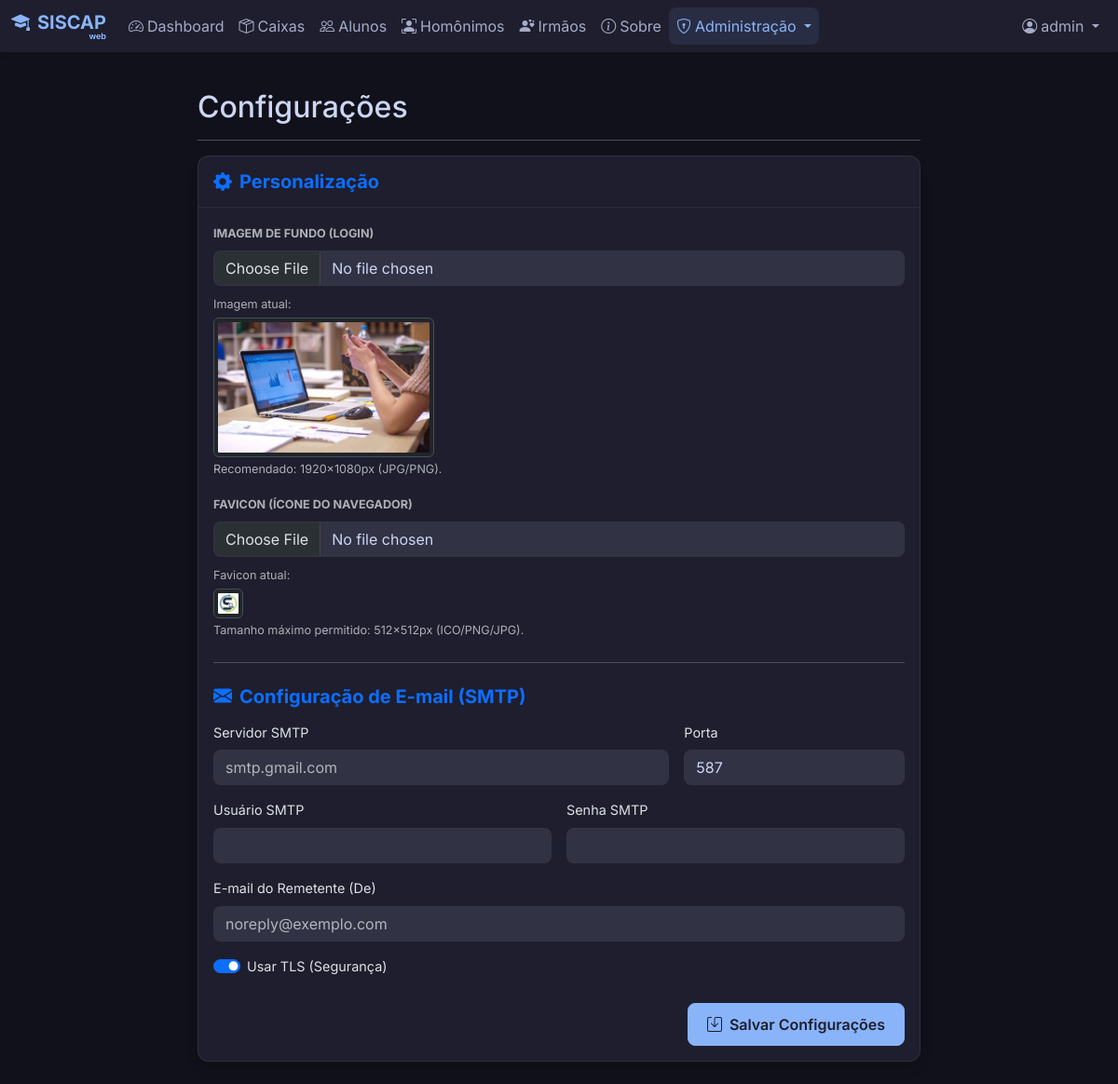
The app's page /configuracoes (signed in) with its own data.
### models.py (models this page shows, shortened)
class User(UserMixin, db.Model):
    id = db.Column(db.Integer, primary_key=True)
    username = db.Column(db.String(80), unique=True, nullable=False)
    full_name = db.Column(db.String(120), nullable=True) # "Nome"
    cpf = db.Column(db.String(14), unique=True, nullable=True) # Formatted CPF 000.000.000-00
    email = db.Column(db.String(120), unique=True, nullable=True)
    password_hash = db.Column(db.String(200), nullable=False)
    role = db.Column(db.String(20), default='Usuário')
    active = db.Column(db.Boolean, default=True)

class SystemConfig(db.Model):
    id = db.Column(db.Integer, primary_key=True)
    smtp_server = db.Column(db.String(120), nullable=True)
    smtp_port = db.Column(db.Integer, default=587)
    smtp_username = db.Column(db.String(120), nullable=True)
    smtp_password = db.Column(db.String(120), nullable=True)
    smtp_use_tls = db.Column(db.Boolean, default=True)
    smtp_sender_email = db.Column(db.String(120), nullable=True)
    login_image = db.Column(db.String(200), nullable=True) # Path relative to static folder (e.g. 'img/login_bg.jpg')
    favicon_path = db.Column(db.String(200), nullable=True) # Path relative to static folder

### app.py (the view, shortened to what this page needs)
@app.route('/configuracoes', methods=['GET', 'POST'])
@login_required
def configuracoes():
    config = SystemConfig.query.first()
    if not config:
        config = SystemConfig()
        db.session.add(config)
        db.session.commit()
    return render_template('configuracoes.html', config=config)

### app.py (called while the page is built)
def create_app(config_class=DevelopmentConfig):
    if os.environ.get('FLASK_ENV') == 'production':
        config_class = ProductionConfig
    app = Flask(__name__)
    app.config.from_object(config_class)
    app.config['PERMANENT_SESSION_LIFETIME'] = timedelta(minutes=10)
    db.init_app(app)
    login_manager = LoginManager()
    login_manager.login_view = 'login'
    login_manager.login_message = 'Por favor, faça login para acessar esta página.'
    login_manager.login_message_category = 'info'
    login_manager.init_app(app)
    @login_manager.user_loader
    def load_user(user_id):
        return User.query.get(int(user_id))
    return app, login_manager

@app.context_processor
def inject_system_config():
    return dict(system_config=SystemConfig.query.first())

@app.before_request
def check_session_timeout():
    if current_user.is_authenticated:
        session.permanent = True
        last_activity = session.get('last_activity')
        if last_activity:
            last_activity_time = datetime.fromisoformat(last_activity)
            now = datetime.now()
            if now - last_activity_time > timedelta(minutes=10):
                logout_user()
                session.clear()
                flash('Sua sessão expirou por inatividade. Por favor, faça login novamente.', 'warning')
                return redirect(url_for('login'))
        session['last_activity'] = datetime.now().isoformat()

@app.before_request
def check_admin_access():
    admin_routes = ['/usuarios', '/configuracoes', '/importacoes', '/auditoria', '/usuarios/gerenciar']
    if request.path in admin_routes or request.path.startswith('/usuarios/'):
        if current_user.is_authenticated and current_user.role != 'Administrador':
            flash('Acesso negado. Apenas administradores podem acessar esta área.', 'error')
            return redirect(url_for('dashboard'))

### templates/configuracoes.html (shortened to what this page needs)
{% extends 'base.html' %}
{% block content %}
<div style="font-size: 0.9rem;">
    <div class="row justify-content-center">
        <div class="col-md-8">
            <div
                class="d-flex justify-content-between flex-wrap flex-md-nowrap align-items-center pt-3 pb-2 mb-3 border-bottom">
                <h1 class="h2">Configurações</h1>
            </div>
            <div class="card shadow-sm border-0 mb-4">
                <div class="card-header bg-transparent py-3">
                    <h5 class="card-title fw-bold mb-0 text-primary">
                        <i class="bi bi-gear-fill me-2"></i>Personalização
                    </h5>
                </div>
                <div class="card-body">
                    <form action="{{ url_for('configuracoes') }}" method="POST" enctype="multipart/form-data">
                        <div class="mb-3">
                            <label for="login_image" class="form-label fw-bold small text-muted text-uppercase">Imagem
                                de
                                Fundo (Login)</label>
                            <input class="form-control" type="file" id="login_image" name="login_image"
                                accept="image/*">
                            {% if config.login_image %}
                            <div class="mt-2">
                                <small class="text-muted">Imagem atual:</small>
                                <img src="{{ url_for('static', filename=config.login_image) }}" alt="Preview"
                                    class="img-thumbnail d-block mt-1" style="max-height: 150px;">
                            </div>
                            {% endif %}
                            <div class="form-text">Recomendado: 1920x1080px (JPG/PNG).</div>
                        </div>
                        <div class="mb-3">
                            <label for="favicon" class="form-label fw-bold small text-muted text-uppercase">
                                Favicon (Ícone do Navegador)
                            </label>
                            <input class="form-control" type="file" id="favicon" name="favicon"
                                accept=".ico,.png,.jpg,.jpeg">
                            {% if config.favicon_path %}
                            <div class="mt-2">
                                <small class="text-muted">Favicon atual:</small>
                                <img src="{{ url_for('static', filename=config.favicon_path) }}" alt="Favicon"
                                    class="img-thumbnail d-block mt-1" style="width: 32px; height: 32px;">
                            </div>
                            {% endif %}
                            <div class="form-text">Tamanho máximo permitido: 512x512px (ICO/PNG/JPG).</div>
                        </div>
                        <hr class="my-4">
                        <h5 class="card-title fw-bold mb-3 text-primary">
                            <i class="bi bi-envelope-fill me-2"></i>Configuração de E-mail (SMTP)
                        </h5>
                        <div class="row g-3">
                            <div class="col-md-8">
                                <label for="smtp_server" class="form-label">Servidor SMTP</label>
                                <input type="text" class="form-control" id="smtp_server" name="smtp_server"
                                    value="{{ config.smtp_server or '' }}" placeholder="smtp.gmail.com">
                            </div>
                            <div class="col-md-4">
                                <label for="smtp_port" class="form-label">Porta</label>
                                <input type="number" class="form-control" id="smtp_port" name="smtp_port"
                                    value="{{ config.smtp_port or 587 }}">
                            </div>
                            <div class="col-md-6">
                                <label for="smtp_username" class="form-label">Usuário SMTP</label>
                                <input type="text" class="form-control" id="smtp_username" name="smtp_username"
                                    value="{{ config.smtp_username or '' }}">
                            </div>
                            <div class="col-md-6">
                                <label for="smtp_password" class="form-label">Senha SMTP</label>
                                <input type="password" class="form-control" id="smtp_password" name="smtp_password"
                                    value="{{ config.smtp_password or '' }}">
                            </div>
                            <div class="col-12">
                                <label for="smtp_sender_email" class="form-label">E-mail do Remetente (De)</label>
                                <input type="email" class="form-control" id="smtp_sender_email" name="smtp_sender_email"
                                    value="{{ config.smtp_sender_email or '' }}" placeholder="noreply@exemplo.com">
                            </div>
                            <div class="col-12">
                                <div class="form-check form-switch">
                                    <input class="form-check-input" type="checkbox" id="smtp_use_tls"
                                        name="smtp_use_tls" {% if config.smtp_use_tls %}checked{% endif %}>
                                    <label class="form-check-label" for="smtp_use_tls">Usar TLS (Segurança)</label>
                                </div>
                            </div>
                        </div>
                        <div class="d-grid gap-2 d-md-flex justify-content-md-end mt-4">
                            <button type="submit" class="btn btn-primary px-4">
                                <i class="bi bi-save me-2"></i>Salvar Configurações
                            </button>
                        </div>
                    </form>
                </div>
            </div>
        </div>
    </div>
</div>
{% endblock %}

### templates/base.html (shortened to what this page needs)
<!DOCTYPE html>
<html lang="pt-BR" data-bs-theme="dark">
<head>
    <link href="https://cdn.jsdelivr.net/npm/bootstrap@5.3.2/dist/css/bootstrap.min.css" rel="stylesheet"
>
    <link rel="stylesheet" href="https://cdn.jsdelivr.net/npm/bootstrap-icons@1.11.1/font/bootstrap-icons.css">
    <link rel="stylesheet" href="{{ url_for('static', filename='css/style.css') }}">
</head>
<body>
    {% if current_user.is_authenticated %}
    <nav class="navbar navbar-expand-lg navbar-dark sticky-top mb-4">
        <div class="container-fluid">
            <a class="navbar-brand d-inline-flex flex-column align-items-end" style="line-height: 1;"
                href="{{ url_for('dashboard') }}">
                <div><i class="bi bi-mortarboard-fill me-2"></i>SISCAP</div>
                <span style="font-size: 45%;">web</span>
            </a>
            <div class="collapse navbar-collapse" id="navbarNav">
                <ul class="navbar-nav me-auto mb-2 mb-lg-0">
                    <li class="nav-item">
                        <a class="nav-link {% if request.path == '/' %}active{% endif %}"
                            href="{{ url_for('dashboard') }}">
                            <i class="bi bi-speedometer2 me-1"></i>Dashboard
                        </a>
                    </li>
                    <li class="nav-item">
                        <a class="nav-link {% if request.path == '/caixas' %}active{% endif %}"
                            href="{{ url_for('caixas') }}">
                            <i class="bi bi-box-seam me-1"></i>Caixas
                        </a>
                    </li>
                    <li class="nav-item">
                        <a class="nav-link {% if request.path.startswith('/alunos') %}active{% endif %}"
                            href="{{ url_for('alunos') }}">
                            <i class="bi bi-people me-1"></i>Alunos
                        </a>
                    </li>
                    <li class="nav-item">
                        <a class="nav-link {% if request.path == '/homonimos' %}active{% endif %}"
                            href="{{ url_for('homonimos') }}">
                            <i class="bi bi-person-bounding-box me-1"></i>Homônimos
                        </a>
                    </li>
                    <li class="nav-item">
                        <a class="nav-link {% if request.path == '/irmaos' %}active{% endif %}"
                            href="{{ url_for('irmaos') }}">
                            <i class="bi bi-person-hearts me-1"></i>Irmãos
                        </a>
                    </li>
                    <li class="nav-item">
                        <a class="nav-link {% if request.path == '/sobre' %}active{% endif %}"
                            href="{{ url_for('sobre') }}">
                            <i class="bi bi-info-circle me-1"></i>Sobre
                        </a>
                    </li>
                    {% if current_user.role == 'Administrador' %}
                    <li class="nav-item dropdown">
                        <a class="nav-link dropdown-toggle {% if request.path in ['/usuarios', '/configuracoes', '/importacoes', '/auditoria'] %}active{% endif %}"
                            href="#" id="adminDropdown" role="button" data-bs-toggle="dropdown" aria-expanded="false">
                            <i class="bi bi-shield-lock me-1"></i>Administração
                        </a>
                    </li>
                    {% endif %}
                </ul>
                <ul class="navbar-nav">
                    <li class="nav-item dropdown">
                        <a class="nav-link dropdown-toggle" href="#" id="userDropdown" role="button"
                            data-bs-toggle="dropdown" aria-expanded="false">
                            <i class="bi bi-person-circle me-1"></i>{{ current_user.username }}
                        </a>
                    </li>
                </ul>
            </div>
        </div>
    </nav>
    {% endif %}
    <div class="container-fluid">
        <main class="main-content">
            {% block content %}{% endblock %}
        </main>
    </div>
    <div class="toast-container position-fixed top-0 end-0 p-3" style="z-index: 1055;">
    </div>
</body>
</html>

### static/css/style.css (style rules this page uses)
body { background-color: #11111b !important; color: #cdd6f4 !important; }
.nav-link { color: #a6adc8 !important; }
.nav-link:hover, .nav-link.active { background-color: rgba(137, 180, 250, 0.1) !important; color: #89b4fa !important; border-radius: 8px; }
.card { background-color: #1e1e2e !important; border: 1px solid rgba(255, 255, 255, 0.08) !important; box-shadow: 0 10px 15px -3px rgba(0, 0, 0, 0.1), 0 4px 6px -2px rgba(0, 0, 0, 0.05) !important; border-radius: 12px !important; }
.card-header { background-color: transparent !important; border-bottom: 1px solid rgba(255, 255, 255, 0.05) !important; padding-bottom: 15px !important; padding-top: 15px !important; }
.form-control, .form-select { background-color: #313244 !important; border: 1px solid rgba(255, 255, 255, 0.1) !important; color: #cdd6f4 !important; border-radius: 8px !important; }
.btn-primary { background-color: #89b4fa !important; border-color: #89b4fa !important; color: #1e1e2e !important; font-weight: 600 !important; border-radius: 8px !important; padding: 10px 20px !important; }

### templates/base.html (style rules this page uses)
body { font-family: 'Inter', sans-serif; min-height: 100vh; background-color: #11111b; }
.navbar { background-color: #1e1e2e; box-shadow: 0 2px 5px rgba(0, 0, 0, 0.1); }
.nav-link { color: rgba(255, 255, 255, 0.7); transition: all 0.3s; }
.nav-link:hover, .nav-link.active { color: #89b4fa; }
.navbar-brand { color: #89b4fa !important; font-weight: 700; }
.card { background-color: #1e1e2e; border: 1px solid rgba(255, 255, 255, 0.05); box-shadow: 0 4px 6px rgba(0, 0, 0, 0.1); }

### records on screen
User: username "admin"
SystemConfig: login_image (picture), favicon_path (picture), smtp_port "587", smtp_use_tls "☑"
